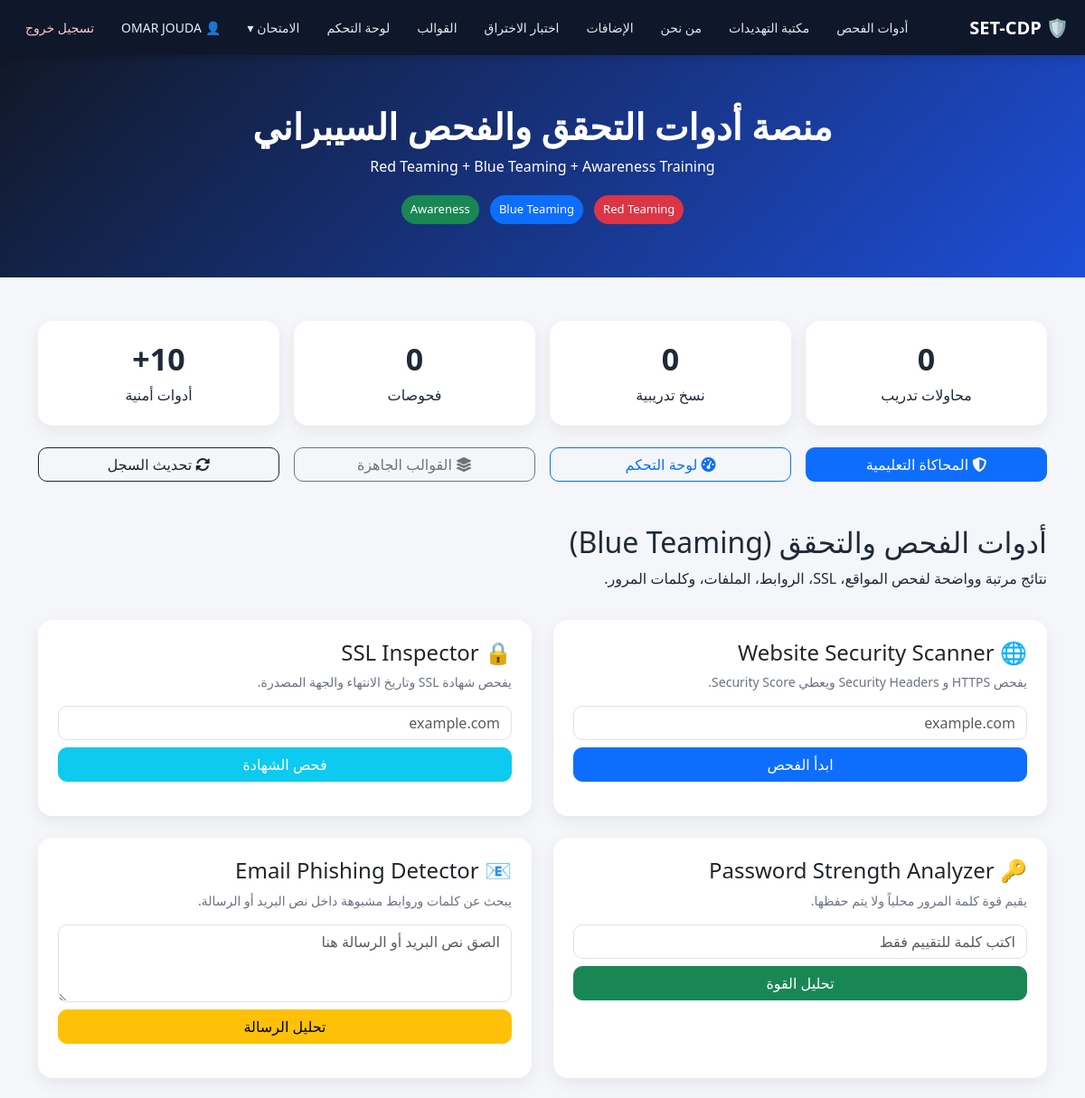
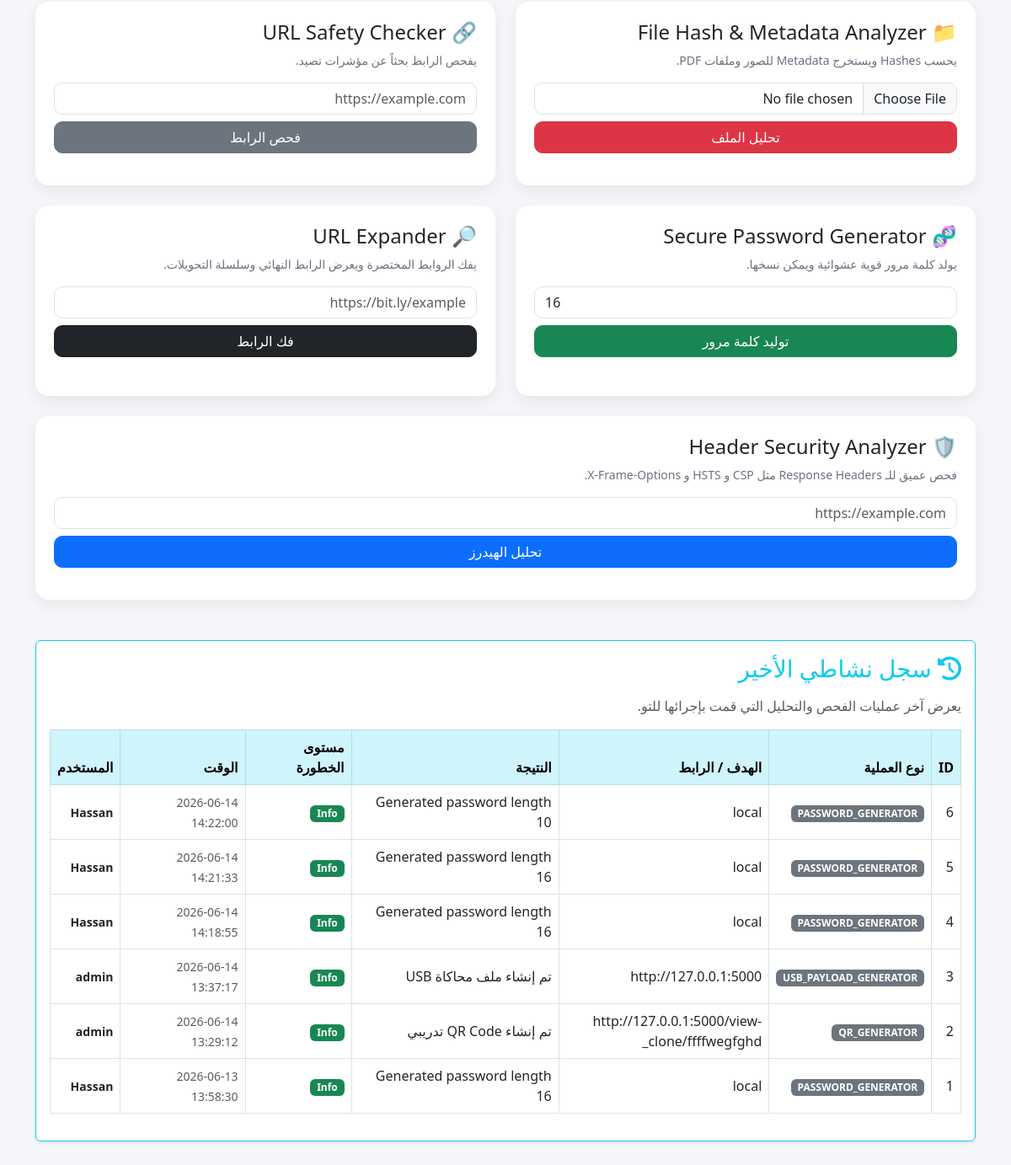
Page / (signed in) on the earlier database version (2 pictures, top to bottom).
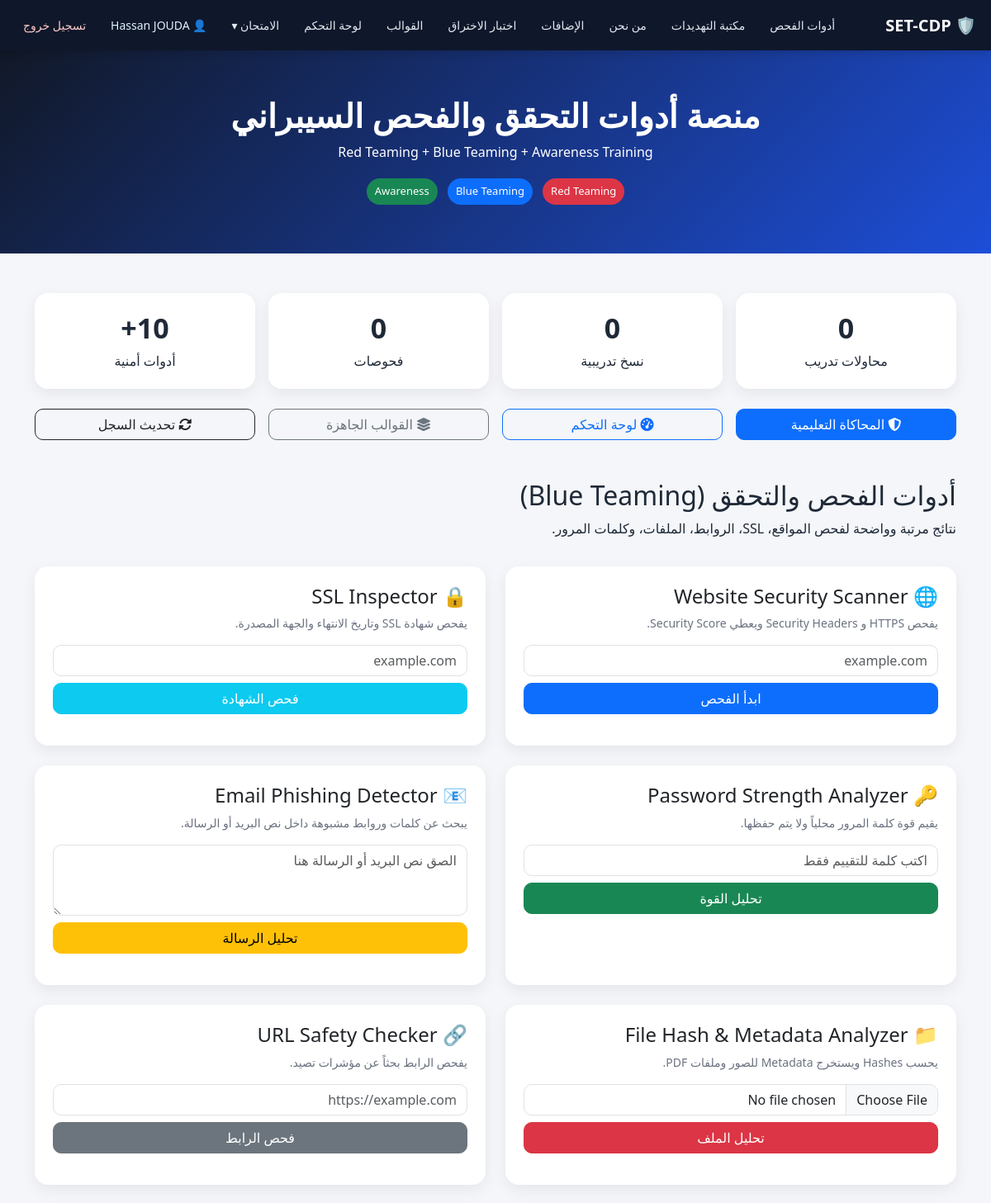
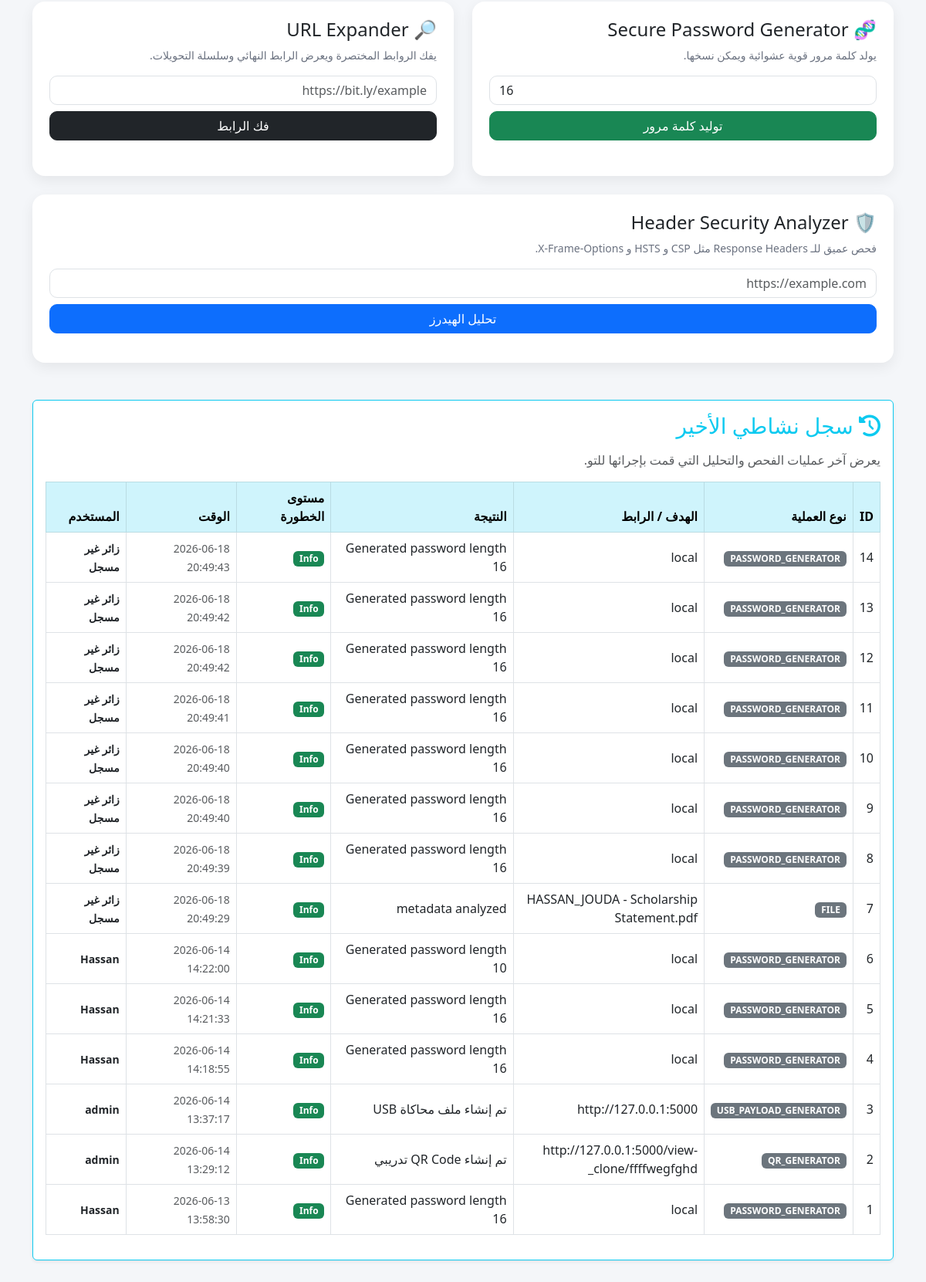
Same page on the later database version (2 pictures, top to bottom).
### tables this page shows
CREATE TABLE users (
        id INTEGER PRIMARY KEY AUTOINCREMENT,
        username TEXT UNIQUE,
        password_hash TEXT,
        role TEXT DEFAULT 'user',
        created_at TEXT
    , full_name TEXT, profile_image TEXT, bio TEXT);

CREATE TABLE scan_history (
        id INTEGER PRIMARY KEY AUTOINCREMENT,
        scan_type TEXT,
        target TEXT,
        result_summary TEXT,
        risk_level TEXT,
        timestamp TEXT
    , user_id INTEGER);

### app.py (the view)
@app.route('/')
def index():
    conn = get_db()
    user_id = session.get("user_id")
    scans = []
    if user_id:
        if session.get("role") == "admin":
            scans = conn.execute("""
                SELECT scan_history.*, users.username AS owner_username
                FROM scan_history
                LEFT JOIN users ON scan_history.user_id = users.id
                ORDER BY scan_history.id DESC LIMIT 15
            """).fetchall()
        else:
            scans = conn.execute("SELECT * FROM scan_history WHERE user_id = ? ORDER BY id DESC LIMIT 15", (user_id,)).fetchall()
    conn.close()
    return render_template('index.html', scans=scans)

### app.py (called while the page is built)
def get_db():
    conn = sqlite3.connect(DB_PATH)
    conn.row_factory = sqlite3.Row
    return conn

### templates/index.html (shortened to what the changed rows need)
<!DOCTYPE html>
<html lang="ar" dir="rtl">
<head>
  <link href="https://cdn.jsdelivr.net/npm/bootstrap@5.3.0/dist/css/bootstrap.rtl.min.css" rel="stylesheet">
  <link rel="stylesheet" href="https://cdnjs.cloudflare.com/ajax/libs/font-awesome/6.4.0/css/all.min.css">
  <link rel="stylesheet" href="/static/style.css">
</head>
<body>
{% include 'base_nav.html' %}
<header class="hero">
  <div class="container">
    <h1>منصة أدوات التحقق والفحص السيبراني</h1>
  </div>
</header>
<main class="container py-5">
  <div class="section-head mt-5">
    <div>
      <h2>أدوات الفحص والتحقق (Blue Teaming)</h2>
    </div>
  </div>
  {% if session.get('user_id') %}
  <section class="card shadow-sm mt-5 mb-4 border-info">
    <div class="card-body">
      <div class="table-responsive">
        <table class="table table-bordered table-hover align-middle">
          <thead class="table-info">
            <tr>
              <th>ID</th>
              <th>نوع العملية</th>
              <th>الهدف / الرابط</th>
              <th>النتيجة</th>
              <th>مستوى الخطورة</th>
              <th>الوقت</th>
              {% if session.get('role') == 'admin' %}
                <th>المستخدم</th>
              {% endif %}
            </tr>
          </thead>
          <tbody>
            {% for s in scans %}
            <tr>
              <td>{{ s.id }}</td>
              <td><span class="badge bg-secondary">{{ s.scan_type | upper }}</span></td>
              <td class="text-break" style="max-width: 250px;">{{ s.target }}</td>
              <td>{{ s.result_summary }}</td>
              <td>
                <span class="badge
                  {% if s.risk_level in ['Critical', 'High Risk', 'Insecure', 'Error'] %}bg-danger
                  {% elif s.risk_level in ['Moderate', 'Medium Risk', 'Suspicious', 'Expiring Soon'] %}bg-warning text-dark
                  {% else %}bg-success{% endif %}">
                  {{ s.risk_level }}
                </span>
              </td>
              <td><small class="text-muted">{{ s.timestamp }}</small></td>
              {% if session.get('role') == 'admin' %}
                <td><small class="fw-bold">{{ s.owner_username or 'زائر غير مسجل' }}</small></td>
              {% endif %}
            </tr>
            {% else %}
            <tr>
              <td colspan="{% if session.get('role') == 'admin' %}7{% else %}6{% endif %}" class="text-center text-muted">
                لا توجد عمليات فحص حديثة في سجلك.
              </td>
            </tr>
            {% endfor %}
          </tbody>
        </table>
      </div>
    </div>
  </section>
  {% else %}
  <div class="alert alert-info mt-5 text-center shadow-sm">
      <i class="fas fa-info-circle fs-4 mb-2"></i><br>
      يرجى <a href="/login" class="alert-link fw-bold">تسجيل الدخول</a> لحفظ وعرض سجل الفحوصات الخاص بك والوصول لكافة الميزات التدريبية.
  </div>
  {% endif %}
</main>
</body>
</html>

### templates/base_nav.html (shortened to what this page needs)
<nav class="top-navbar">
  <div class="top-navbar-wrap">
    <a class="top-brand" href="/">🛡️ SET-CDP</a>
    <div class="top-nav-links" id="topNavLinks">
      <a href="/">أدوات الفحص</a>
      <a href="/threat-library">مكتبة التهديدات</a>
      <a href="/about">من نحن</a>
  <a href="/extensions"> الإضافات </a>
      {% if session.get('user_id') %}
{% if session.get('user_id') %}
  <a href="/attack">اختبار الاختراق</a>
  <a href="/ready_templates">القوالب</a>
  <a href="/dashboard">لوحة التحكم</a>
{% endif %}
        <div class="nav-dropdown">
          <button class="dropdown-btn" type="button" onclick="toggleQuizDropdown(event)">
            الامتحان ▾
          </button>
        </div>
        <a href="/profile" class="nav-user">
          👤 {{ session.get('full_name') or session.get('username') }}
        </a>
        <a class="logout-link" href="/logout">تسجيل خروج</a>
      {% else %}
        <a href="/login">تسجيل الدخول</a>
        <a href="/register">إنشاء حساب</a>
      {% endif %}
    </div>
  </div>
</nav>

Differences in the rows shown:
no longer on this page (row edited): users: get "OMAR JOUDA"
added scan_history: id "14", scan_type "PASSWORD_GENERATOR", target "local", result_summary "Generated password length 16", risk_level "Info", timestamp "2026-06-18 20:49:43", owner_username "زائر غير مسجل"
added scan_history: id "13", scan_type "PASSWORD_GENERATOR", target "local", result_summary "Generated password length 16", risk_level "Info", timestamp "2026-06-18 20:49:42", owner_username "زائر غير مسجل"
added scan_history: id "12", scan_type "PASSWORD_GENERATOR", target "local", result_summary "Generated password length 16", risk_level "Info", timestamp "2026-06-18 20:49:42", owner_username "زائر غير مسجل"
added scan_history: id "11", scan_type "PASSWORD_GENERATOR", target "local", result_summary "Generated password length 16", risk_level "Info", timestamp "2026-06-18 20:49:41", owner_username "زائر غير مسجل"
added scan_history: id "10", scan_type "PASSWORD_GENERATOR", target "local", result_summary "Generated password length 16", risk_level "Info", timestamp "2026-06-18 20:49:40", owner_username "زائر غير مسجل"
added scan_history: id "9", scan_type "PASSWORD_GENERATOR", target "local", result_summary "Generated password length 16", risk_level "Info", timestamp "2026-06-18 20:49:40", owner_username "زائر غير مسجل"
added scan_history: id "8", scan_type "PASSWORD_GENERATOR", target "local", result_summary "Generated password length 16", risk_level "Info", timestamp "2026-06-18 20:49:39", owner_username "زائر غير مسجل"
added scan_history: id "7", scan_type "FILE", target "HASSAN_JOUDA - Scholarship Statement.pdf", result_summary "metadata analyzed", risk_level "Info", timestamp "2026-06-18 20:49:29", owner_username "زائر غير مسجل"
Other differences:
{{ session.get('full_name') or session.get('username') }}: (not shown) → "Hassan JOUDA"
